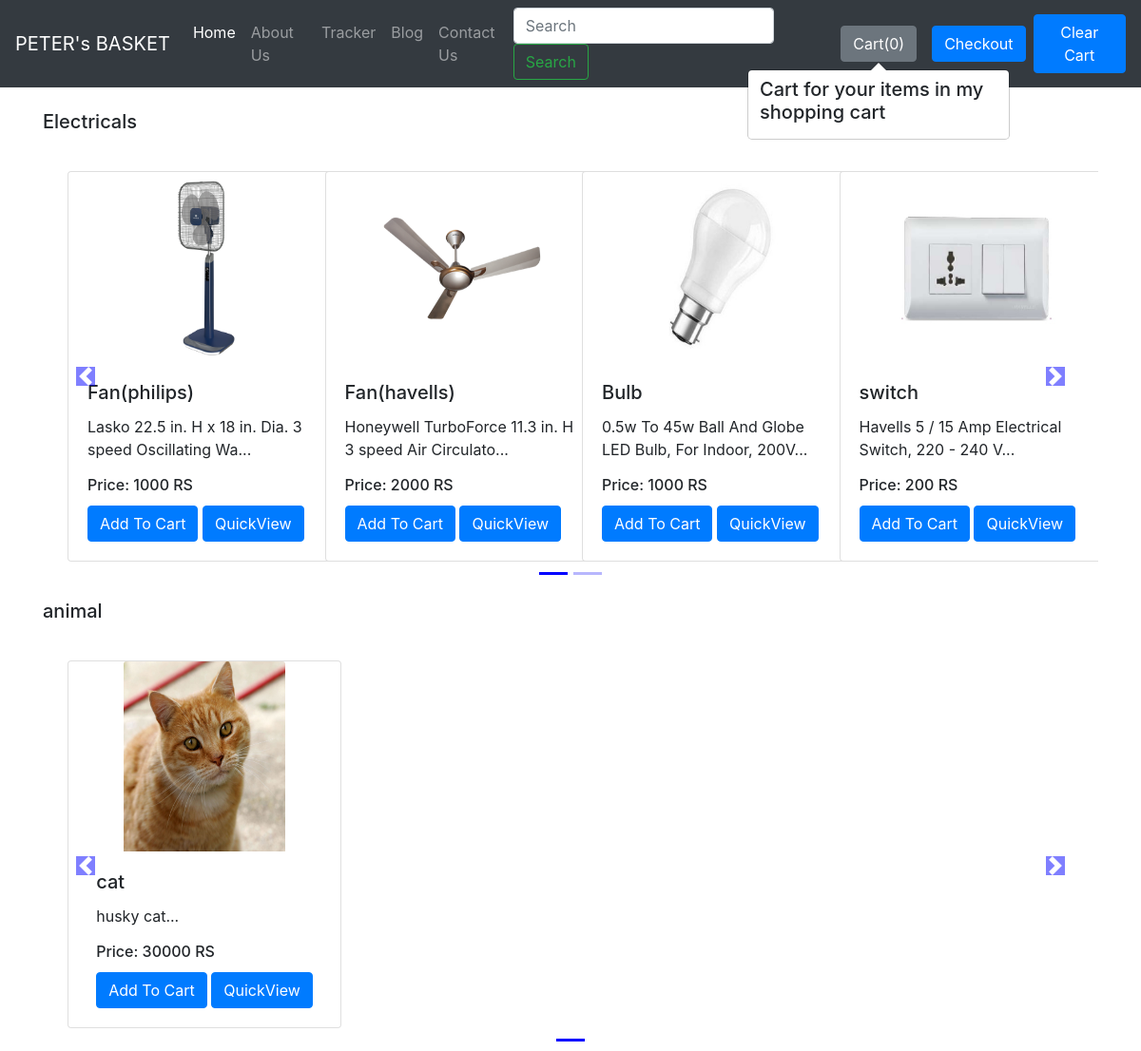
The app's page /shop/ with its own data.
### shop/models.py (models this page shows, shortened)
class Product(models.Model):
    product_id = models.AutoField
    product_name = models.CharField(max_length=50)
    category = models.CharField(max_length=50, default="")
    subcategory = models.CharField(max_length=50, default="")
    price = models.IntegerField(default=0)
    desc = models.CharField(max_length=300)
    pub_date = models.DateField()
    image = models.ImageField(upload_to="shop/images", default="")

### shop/views.py (the view)
# urls.py: path("", views.index, name="SHOPHOME"),
def index(request):
    allProds = []
    catprods = Product.objects.values('category', 'id')
    cats = {item['category'] for item in catprods}
    for cat in cats:
        prod = Product.objects.filter(category=cat)
        n = len(prod)
        nSlides = n // 4 + ceil((n / 4) - (n // 4))
        allProds.append([prod, range(1, nSlides), nSlides])
    params = {'allProds': allProds}
    return render(request, 'shop/index.html', params)

### shop/templates/shop/index.html (shortened to what this page needs)
{% extends 'shop/Basic.html' %}
 {% block body %}
{% load static %}
  <div class="container">
      {% for product, range, nSlides in allProds %}
      <h5 class="my-4">{{product.0.category}}</h5>
      <div class="row">
<div id="demo{{forloop.counter}}" class="col carousel slide my-3" data-ride="carousel">
    <ul class="carousel-indicators">
      <li data-target="#demo{{forloop.counter}}" data-slide-to="0" class="active"></li>
        {% for i in range %}
      <li data-target="#demo{{forloop.parentloop.counter}}" data-slide-to="{{i}}" ></li>
        {% endfor %}
    </ul>
    <div class="container carousel-inner no-padding">
      <div class="carousel-item active">
        {% for i in product %}
        <div class="col-xs-3 col-sm-3 col-md-3">
          <div class="card align-items-center" style="width: 18rem;">
            <img src='/media/{{i.image}}' class="card-img-top" alt="...">
            <div class="card-body">
              <h5 class="card-title" id="namepr{{i.id}}">{{i.product_name}}</h5>
              <p class="card-text">{{i.desc|slice:"0:53"}}...</p>
                <h6 class="card-title" >Price: <span id="pricepr{{i.id}}">{{i.price}}</span> RS</h6>
                <span id="divpr{{i.id}}" class="divpr">
             <button id="pr{{i.id}}" class="btn btn-primary cart">Add To Cart</button>
              </span>
                    <a href="/shop/products/{{i.id}}"><button id="qv{{i.id}}" class="btn btn-primary cart">QuickView</button></a>
            </div>
          </div>
        </div>
        {% if forloop.counter|divisibleby:4 and forloop.counter > 0 and not forloop.last %}
      </div><div class="carousel-item">
        {% endif %}
        {% endfor %}
    </div>
    </div>
</div>
    <a class="carousel-control-prev" href="#demo{{forloop.counter}}" data-slide="prev">
        <span class="carousel-control-prev-icon"></span>
    </a>
    <a class="carousel-control-next" href="#demo{{forloop.counter}}" data-slide="next">
        <span class="carousel-control-next-icon"></span>
    </a>
          </div>
{% endfor %}
  </div>
{% endblock %}

### shop/templates/shop/Basic.html (shortened to what this page needs)
<!doctype html>
<html lang="en">
  <head>
    <link rel="stylesheet" href="https://stackpath.bootstrapcdn.com/bootstrap/4.4.1/css/bootstrap.min.css">
  </head>
  <body>
  <nav class="navbar navbar-expand-lg navbar-dark bg-dark">
  <a class="navbar-brand" href="/shop">PETER's BASKET</a>
  <div class="collapse navbar-collapse" id="navbarSupportedContent">
    <ul class="navbar-nav mr-auto">
      <li class="nav-item active">
        <a class="nav-link" href="/shop">Home <span class="sr-only">(current)</span></a>
      </li>
      <li class="nav-item">
        <a class="nav-link" href="/shop/About">About Us</a>
      </li>
      <li class="nav-item">
        <a class="nav-link" href="/shop/Tracker">Tracker</a>
      </li>
      <li class="nav-item">
        <a class="nav-link" href="/blog">Blog</a>
      </li>
      <li class="nav-item">
        <a class="nav-link" href="/shop/Contact">Contact Us</a>
      </li>
    </ul>
    <form method='get' action='/shop/search/' class="form-inline my-2 my-lg-0">
      <input class="form-control mr-sm-2" type="search" placeholder="Search" aria-label="Search" name="search" id="search">
      <button class="btn btn-outline-success my-2 my-sm-0" type="submit">Search</button>
    </form>
    <button type="button" class="btn btn-secondary mx-2" id="element" data-container="body" data-toggle="popover" data-placement="bottom"  data-html="true">
   Cart(<span id="cart">0</span>)
</button>
 <a href="/shop/Checkout"><button class='btn btn-primary mx-2' id ='checkout'>Checkout</button></a>
<button class='btn btn-primary' onclick='clearCart()' id ='clearCart'>Clear Cart</button>
  </div>
</nav>
{% block body %}  {% endblock %}
  </body>
</html>

### records on screen
Product: category "Electricals", image (picture), product_name "Fan(philips)", desc "Lasko 22.5 in. H x 18 in. Dia. 3 speed Oscillating Wa", price "1000"
Product: image (picture), product_name "Fan(havells)", desc "Honeywell TurboForce 11.3 in. H 3 speed Air Circulato", price "2000"
Product: image (picture), product_name "Bulb", desc "0.5w To 45w Ball And Globe LED Bulb, For Indoor, 200V", price "1000"
Product: image (picture), product_name "switch", desc "Havells 5 / 15 Amp Electrical Switch, 220 - 240 V", price "200"
Product: category "animal", image (picture), product_name "cat", desc "husky cat", price "30000"
